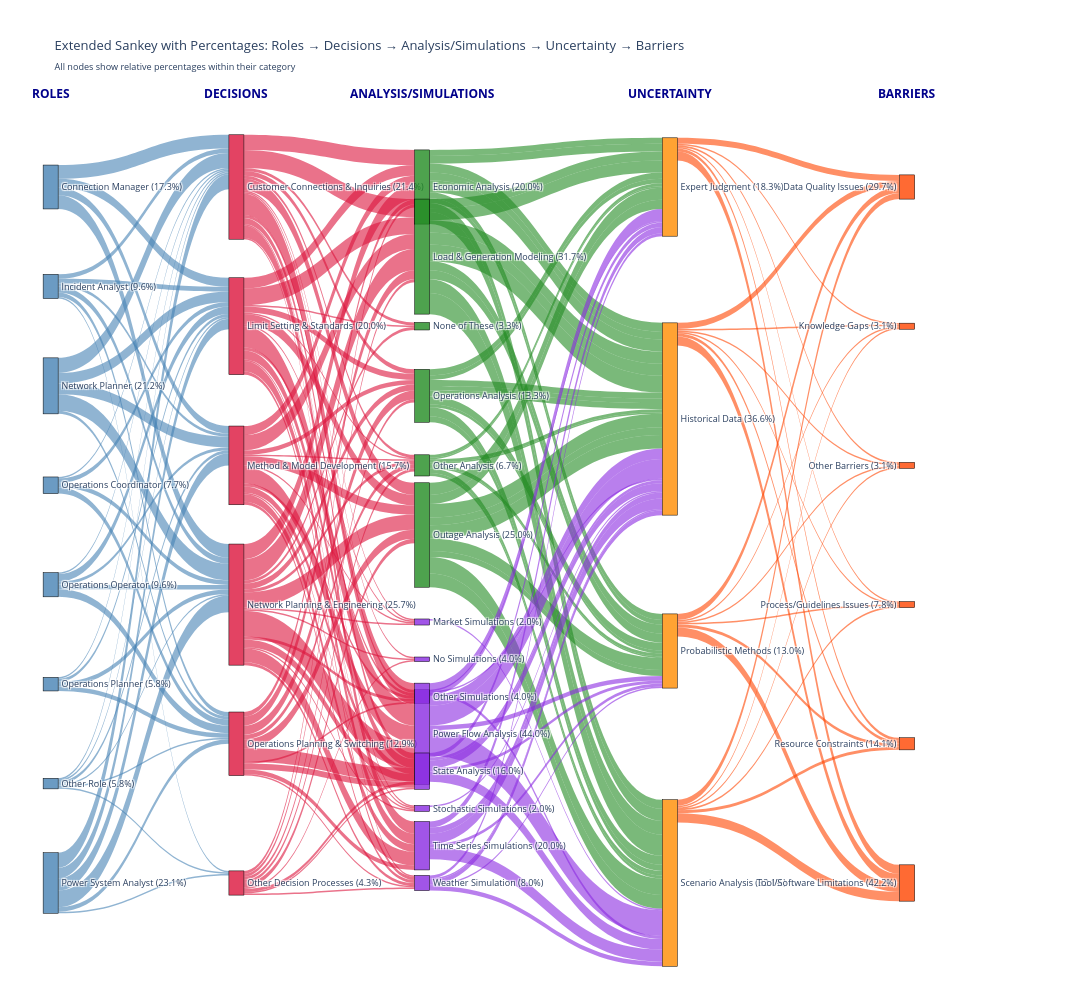

Notebook cell for this chart:
### Code cell
# Create extended flow data with barriers AND percentages (CORRECTED VERSION)
complete_flow_data = create_extended_flow_data_with_barriers_and_percentages(
    df_enhanced, ROLE_MAPPINGS, DECISION_MAPPINGS, ANALYSIS_MAPPINGS, 
    SIMULATION_MAPPINGS, UNCERTAINTY_GROUP_MAP, BARRIERS_MAPPINGS
)

# Create and display extended Sankey with percentages
extended_nodes, extended_colors, extended_positions = create_extended_node_structure(complete_flow_data)
extended_sankey_fig = build_extended_sankey_with_barriers_and_percentages(
    extended_nodes, complete_flow_data, extended_colors, extended_positions
)
extended_sankey_fig.show()

print("✅ Complete Sankey diagram with barriers and percentages rendered")
print(f"✅ Created {len(complete_flow_data)} flows with consistent labeling")

### Figure 1 — Plotly figure (JSON) as saved in the notebook; plotly's stock layout.template omitted (floating-point values rounded to 4 significant figures; data arrays with more than 128 entries replaced by an {"elided": "..."} marker saying what was removed)
{"data": [{"link": {"color": {"elided": "205 str values"}, "source": {"elided": "205 int values"}, "target": {"elided": "205 int values"}, "value": {"elided": "205 int values"}}, "node": {"color": ["rgba(70, 130, 180, 0.8)", "rgba(70, 130, 180, 0.8)", "rgba(70, 130, 180, 0.8)", "rgba(70, 130, 180, 0.8)", "rgba(70, 130, 180, 0.8)", "rgba(70, 130, 180, 0.8)", "rgba(70, 130, 180, 0.8)", "rgba(70, 130, 180, 0.8)", "rgba(220, 20, 60, 0.8)", "rgba(220, 20, 60, 0.8)", "rgba(220, 20, 60, 0.8)", "rgba(220, 20, 60, 0.8)", "rgba(220, 20, 60, 0.8)", "rgba(220, 20, 60, 0.8)", "rgba(34, 139, 34, 0.8)", "rgba(34, 139, 34, 0.8)", "rgba(34, 139, 34, 0.8)", "rgba(34, 139, 34, 0.8)", "rgba(34, 139, 34, 0.8)", "rgba(34, 139, 34, 0.8)", "rgba(138, 43, 226, 0.8)", "rgba(138, 43, 226, 0.8)", "rgba(138, 43, 226, 0.8)", "rgba(138, 43, 226, 0.8)", "rgba(138, 43, 226, 0.8)", "rgba(138, 43, 226, 0.8)", "rgba(138, 43, 226, 0.8)", "rgba(138, 43, 226, 0.8)", "rgba(255, 140, 0, 0.8)", "rgba(255, 140, 0, 0.8)", "rgba(255, 140, 0, 0.8)", "rgba(255, 140, 0, 0.8)", "rgba(255, 69, 0, 0.8)", "rgba(255, 69, 0, 0.8)", "rgba(255, 69, 0, 0.8)", "rgba(255, 69, 0, 0.8)", "rgba(255, 69, 0, 0.8)", "rgba(255, 69, 0, 0.8)"], "label": ["Connection Manager\n(17.3%)", "Incident Analyst\n(9.6%)", "Network Planner\n(21.2%)", "Operations Coordinator\n(7.7%)", "Operations Operator\n(9.6%)", "Operations Planner\n(5.8%)", "Other Role\n(5.8%)", "Power System Analyst\n(23.1%)", "Customer Connections & Inquiries\n(21.4%)", "Limit Setting & Standards\n(20.0%)", "Method & Model Development\n(15.7%)", "Network Planning & Engineering\n(25.7%)", "Operations Planning & Switching\n(12.9%)", "Other Decision Processes\n(4.3%)", "Economic Analysis\n(20.0%)", "Load & Generation Modeling\n(31.7%)", "None of These\n(3.3%)", "Operations Analysis\n(13.3%)", "Other Analysis\n(6.7%)", "Outage Analysis\n(25.0%)", "Market Simulations\n(2.0%)", "No Simulations\n(4.0%)", "Other Simulations\n(4.0%)", "Power Flow Analysis\n(44.0%)", "State Analysis\n(16.0%)", "Stochastic Simulations\n(2.0%)", "Time Series Simulations\n(20.0%)", "Weather Simulation\n(8.0%)", "Expert Judgment\n(18.3%)", "Historical Data\n(36.6%)", "Probabilistic Methods\n(13.0%)", "Scenario Analysis\n(32.1%)", "Data Quality Issues\n(29.7%)", "Knowledge Gaps\n(3.1%)", "Other Barriers\n(3.1%)", "Process/Guidelines Issues\n(7.8%)", "Resource Constraints\n(14.1%)", "Tool/Software Limitations\n(42.2%)"], "line": {"color": "black", "width": 0.5}, "pad": 25, "thickness": 15, "x": [0.02, 0.02, 0.02, 0.02, 0.02, 0.02, 0.02, 0.02, 0.2, 0.2, 0.2, 0.2, 0.2, 0.2, 0.38, 0.38, 0.38, 0.38, 0.38, 0.38, 0.38, 0.38, 0.38, 0.38, 0.38, 0.38, 0.38, 0.38, 0.62, 0.62, 0.62, 0.62, 0.85, 0.85, 0.85, 0.85, 0.85, 0.85], "y": [0.1, 0.2143, 0.3286, 0.4429, 0.5571, 0.6714, 0.7857, 0.9, 0.1, 0.26, 0.42, 0.58, 0.74, 0.9, 0.1, 0.18, 0.26, 0.34, 0.42, 0.5, 0.6, 0.6429, 0.6857, 0.7286, 0.7714, 0.8143, 0.8571, 0.9, 0.1, 0.3667, 0.6333, 0.9, 0.1, 0.26, 0.42, 0.58, 0.74, 0.9]}, "type": "sankey"}], "layout": {"annotations": [{"font": {"color": "darkblue", "size": 12}, "showarrow": false, "text": "<b>ROLES</b>", "x": 0.02, "xanchor": "center", "y": 1.02}, {"font": {"color": "darkblue", "size": 12}, "showarrow": false, "text": "<b>DECISIONS</b>", "x": 0.2, "xanchor": "center", "y": 1.02}, {"font": {"color": "darkblue", "size": 12}, "showarrow": false, "text": "<b>ANALYSIS/SIMULATIONS</b>", "x": 0.38, "xanchor": "center", "y": 1.02}, {"font": {"color": "darkblue", "size": 12}, "showarrow": false, "text": "<b>UNCERTAINTY</b>", "x": 0.62, "xanchor": "center", "y": 1.02}, {"font": {"color": "darkblue", "size": 12}, "showarrow": false, "text": "<b>BARRIERS</b>", "x": 0.85, "xanchor": "center", "y": 1.02}], "font": {"size": 9}, "height": 1000, "margin": {"b": 30, "l": 30, "r": 30, "t": 100}, "title": {"text": "Extended Sankey with Percentages: Roles → Decisions → Analysis/Simulations → Uncertainty → Barriers<br><sub>All nodes show relative percentages within their category</sub>"}, "width": 1600}}
